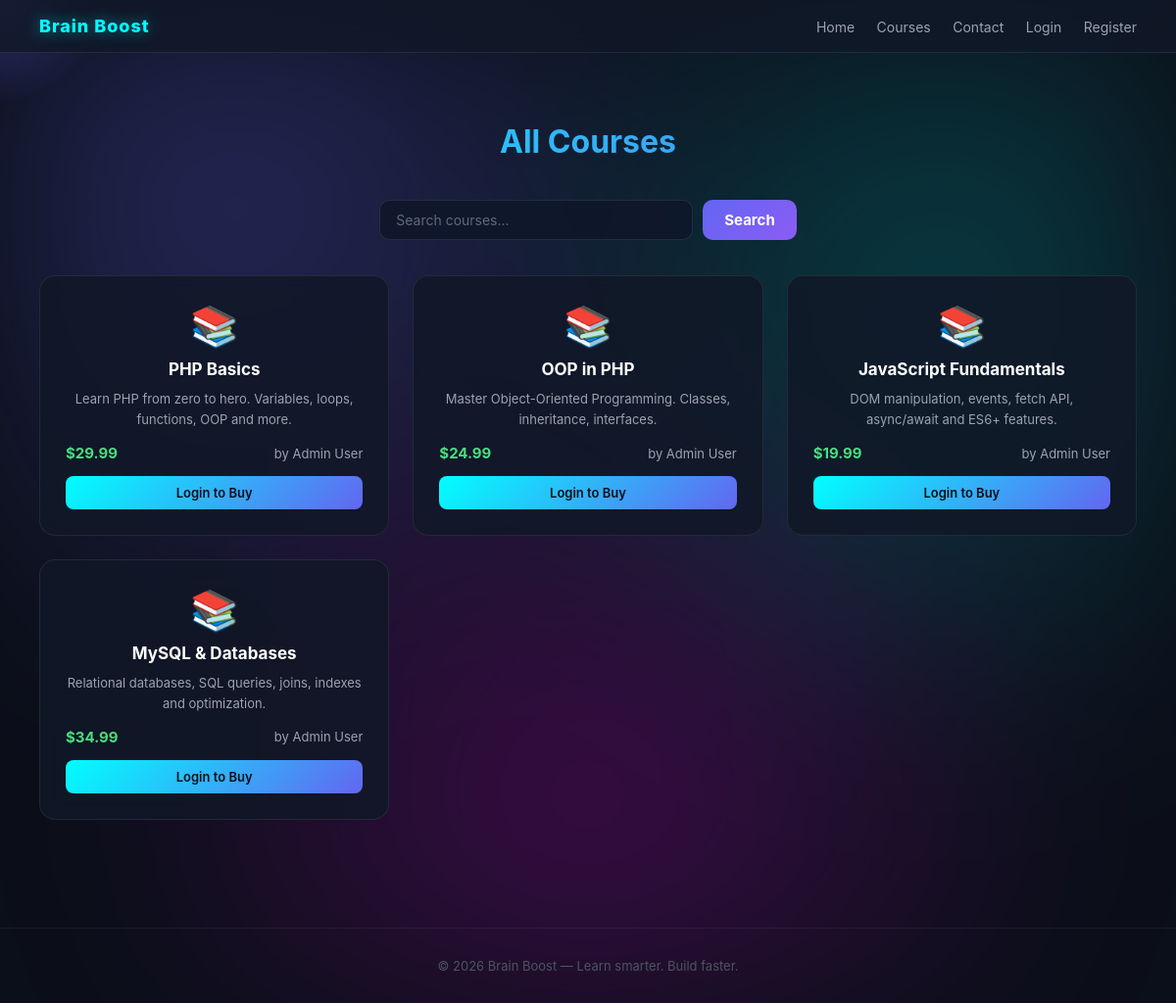
/courses.php, run on the app's committed database.
### tables this page shows
CREATE TABLE IF NOT EXISTS courses (
    id          INT AUTO_INCREMENT PRIMARY KEY,
    title       VARCHAR(200) NOT NULL,
    description TEXT         NOT NULL,
    price       DECIMAL(8,2) NOT NULL DEFAULT 0.00,
    instructor  VARCHAR(100) NOT NULL,
    file_path   VARCHAR(300) DEFAULT NULL,
    video_url   VARCHAR(500) DEFAULT NULL,
    created_at  TIMESTAMP DEFAULT CURRENT_TIMESTAMP
);

### helpers.php (called while the page is built, shortened)
<?php
function sanitize($input): string {
    return htmlspecialchars(trim((string)($input ?? '')), ENT_QUOTES, 'UTF-8');
}
function getAllCourses(string $search = ''): array {
    try {
        $db = getDB();
        if ($search !== '') {
            $stmt = $db->prepare('SELECT * FROM courses WHERE title LIKE ? OR description LIKE ? ORDER BY created_at DESC');
            $like = '%' . $search . '%';
            $stmt->execute([$like, $like]);
        } else {
            $stmt = $db->query('SELECT * FROM courses ORDER BY created_at DESC');
        }
        return $stmt->fetchAll();
    } catch (PDOException $e) {
        error_log('getAllCourses error: ' . $e->getMessage());
        return [];
    }
}

### partials/courses_grid.php (the view, shortened to what this page needs)
<?php if (empty($courses)): ?>
    <p class="subtitle" style="text-align:center;margin-top:40px;">
        No courses found.
    </p>
<?php else: ?>
    <div class="courses-grid">
        <?php foreach ($courses as $course): ?>
            <div class="course-card">
                <div class="course-icon">📚</div>
                <h3><?= sanitize($course['title'] ?? '') ?></h3>
                <p class="course-desc">
                    <?= sanitize($course['description'] ?? '') ?>
                </p>
                <div class="course-meta">
                    <span class="course-price">
                        $<?= number_format((float)($course['price'] ?? 0), 2) ?>
                    </span>
                    <span class="course-instructor">
                        by <?= sanitize($course['instructor'] ?? '') ?>
                    </span>
                </div>
                <?php if (!empty($_SESSION['user'])): ?>
                    <?php
                        $userId = (int)$_SESSION['user']['id'];
                        $courseId = (int)$course['id'];
                        $purchased = function_exists('hasPurchased')
                            ? hasPurchased($userId, $courseId)
                            : false;
                    ?>
                    <div style="display:flex;gap:8px;flex-wrap:wrap;justify-content:center;">
                        <?php if ($purchased): ?>
                            <a href="course_view.php?id=<?= $courseId ?>" class="btn-card btn-view">
                                Open Course
                            </a>
                        <?php else: ?>
                            <a href="buy_course.php?id=<?= $courseId ?>" class="btn-card btn-buy">
                                Buy - $<?= number_format((float)($course['price'] ?? 0), 2) ?>
                            </a>
                        <?php endif; ?>
                        <?php if (!empty($_SESSION['user']['role']) && $_SESSION['user']['role'] === 'admin'): ?>
                            <a href="edit_course.php?id=<?= $courseId ?>" class="btn-card btn-edit">
                                Edit
                            </a>
                            <a href="#" class="btn-card btn-delete"
                               onclick="deleteCourse(<?= $courseId ?>, this); return false;">
                                Delete
                            </a>
                        <?php endif; ?>
                    </div>
                <?php else: ?>
                    <a href="login.php" class="btn-card btn-buy">
                        Login to Buy
                    </a>
                <?php endif; ?>
            </div>
        <?php endforeach; ?>
    </div>
<?php endif; ?>

### style.css (style rules this page uses)
*, *::before, *::after { box-sizing: border-box; }
body { font-family: 'Inter', 'Segoe UI', sans-serif; margin: 0; background: #0b0f19; color: #e5e7eb; min-height: 100vh; }
.courses-grid { display: grid; grid-template-columns: repeat(auto-fill, minmax(280px, 1fr)); gap: 24px; }
.course-card { background: rgba(17,24,39,0.85); border: 1px solid rgba(255,255,255,0.08); border-radius: 16px; padding: 26px; text-align: center; backdrop-filter: blur(10px); transition: transform 0.2s, box-shadow 0.2s; display: flex; flex-direction: column; gap: 10px; }
.course-icon { font-size: 2.5rem; }
.course-card h3 { margin: 0; font-size: 17px; color: #fff; }
.course-desc { color: #9ca3af; font-size: 13px; line-height: 1.6; margin: 0; }
.course-meta { display: flex; justify-content: space-between; align-items: center; font-size: 13px; margin-top: 4px; }
.course-price { color: #4ade80; font-weight: 700; font-size: 15px; }
.course-instructor { color: #9ca3af; }
.btn-card { display: inline-block; padding: 9px 18px; border-radius: 8px; font-size: 13px; font-weight: 600; text-decoration: none; transition: opacity 0.2s, transform 0.2s; cursor: pointer; margin-top: 4px; }
.btn-buy { background: linear-gradient(135deg, #00ffff, #6366f1); color: #0b0f19; }

### data on the page
courses: title "PHP Basics", description "Learn PHP from zero to hero. Variables, loops, functions, OOP and more.", price "29.99", instructor "Admin User"
courses: title "OOP in PHP", description "Master Object-Oriented Programming. Classes, inheritance, interfaces.", price "24.99", instructor "Admin User"
courses: title "JavaScript Fundamentals", description "DOM manipulation, events, fetch API, async/await and ES6+ features.", price "19.99", instructor "Admin User"
courses: title "MySQL & Databases", description "Relational databases, SQL queries, joins, indexes and optimization.", price "34.99", instructor "Admin User"
